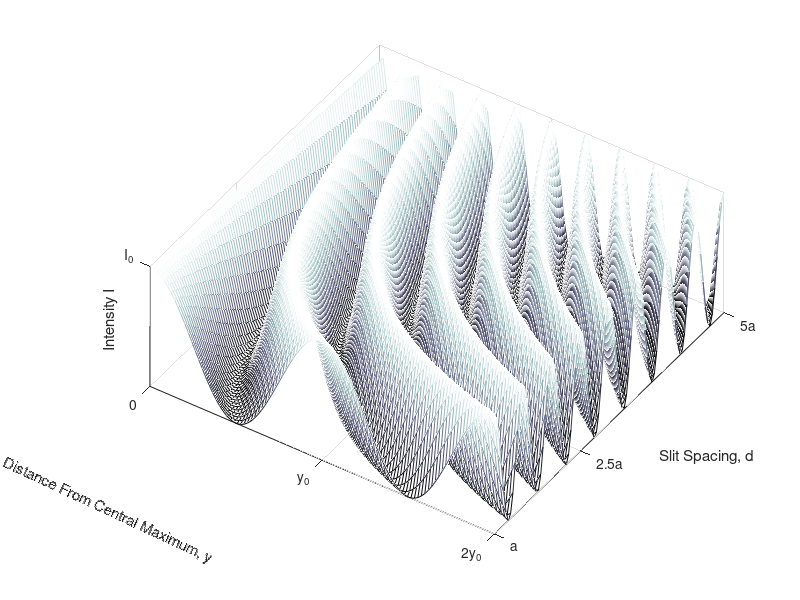

This chart was generated by the following MATLAB code: (Note: this script raises an error after producing the figure.)
clear all; close all; clc; 

I0 = 1 ; 
lambda = 1;
N = 2; %Numero de slits
y0 = 1;
n = 100;
a = 1; % Ancho de la abertura
y = linspace(0,2*y0,n) ;
d =  linspace(1,5,n).*a;


[D,Y] = meshgrid(d,y);
alpha = pi.*D.*Y./(a.*y0);
B = pi.*Y./y0;
I = I0./N^2.*(sin(N.*alpha)./sin(alpha)).^2 ; 
mesh(D,Y,I)
colormap(bone)
% shading interp %Quitar lineas
xlabel('Slit Spacing, d')
ylabel('Distance From Central Maximum, y')
zlabel('Intensity I')
set(gca,'ydir','reverse')
xticks([1 2.5 5])
xticklabels({'a','2.5a','5a'})
yticks([0 1 2])
yticklabels({'0','y_0','2y_0'})
zticks([1])
zticklabels({'I_0'})
%Handel of the y label
yh = get(gca,'YLabel'); % Handle of the y label
set(yh, 'Units', 'Normalized')
pos = get(yh, 'Position');
set(yh,'Position',pos.*[.8,-.5,3],'Rotation',-25)
v = [-3 -2 8];
[caz,cel] = view(v)